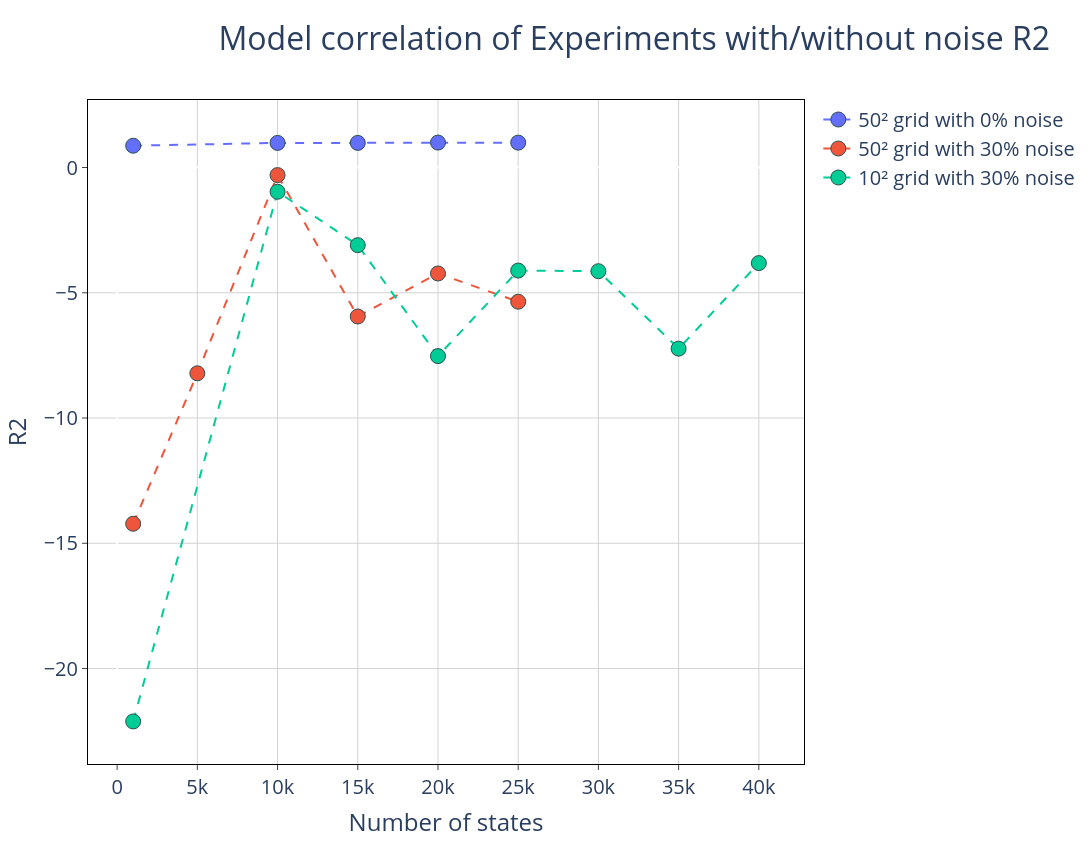

The code cell stored with this chart in its notebook:
### Markdown cell above
## Problems with $R{2}$

### Code cell
# Configuración del subplot
fig = make_subplots(
    rows=1, 
    cols=1, 
     # Actualizado para que coincida con tus datos
)

# Agregar la primera fila (row=1)
fig.add_trace(
    go.Scatter(
        x=df_50_pure['Nstates'], 
        y=df_50_pure['R2'], 
        mode='lines+markers', 
        name='50² grid with 0% noise',
        line=dict(dash='dash')
    ),
    row=1, col=1
)

# Agregar la segunda fila (row=2)
fig.add_trace(
    go.Scatter(
        x=df_50_error['Nstates'], 
        y=df_50_error['R2'], 
        mode='lines+markers', 
        name='50² grid with 30% noise',
        line=dict(dash='dash')
    ),
    row=1, col=1
)

# Agregar la tercera fila (row=3)
fig.add_trace(
    go.Scatter(
        x=df_10_error['Nstates'], 
        y=df_10_error['R2'], 
        mode='lines+markers', 
        name='10² grid with 30% noise',
        line=dict(dash='dash')
    ),
    row=1, col=1
)
"""
fig.add_trace(go.Scatter(
    x = results_df.loc[results_df['Noise'] == 0.0, 'N_states'],
    y = results_df.loc[results_df['Noise'] == 0.0, 'R2'],
    name="20² grid with 0% noise [Latest]",
    mode='lines+markers',
    line=dict(dash='dash')
))

fig.add_trace(go.Scatter(
    x = results_df.loc[results_df['Noise'] == 9.0, 'N_states'],
    y = results_df.loc[results_df['Noise'] == 9.0, 'R2'],
    name="20² grid with 9% error [Reference]",
    mode='lines+markers',
    line=dict(dash='dash')
))
"""

fig.update_traces(marker=dict(size=15, line=dict(width=1, color='DarkSlateGrey')))
fig.update_layout(
    height = 844,
    width = 1500,
    font=dict(size=20),
    paper_bgcolor='white',
    plot_bgcolor='white',
    title={
        'text': "Model correlation of Experiments with/without noise R2",
        'font': {'size': 32},
        'x' :0.2
    },
    #title_text="Root Mean Squared Error"
)
fig.update_xaxes(
    mirror=True,
    ticks='outside',
    showline=True,
    linecolor='black',
    gridcolor='lightgrey',
    title_text='Number of states'

)
fig.update_yaxes(
    mirror=True,
    ticks='outside',
    showline=True,
    zeroline=True,
    linecolor='black',
    gridcolor='lightgrey',
    #type='log',
    title_text='R2'
)
fig.show()

### Figure 1 — Plotly figure (JSON) as saved in the notebook; plotly's stock layout.template omitted (floating-point values rounded to 4 significant figures)
{"data": [{"line": {"dash": "dash"}, "marker": {"line": {"color": "DarkSlateGrey", "width": 1}, "size": 15}, "mode": "lines+markers", "name": "50² grid with 0% noise", "type": "scatter", "x": [1000.0, 10000.0, 15000.0, 20000.0, 25000.0], "xaxis": "x", "y": [0.87, 0.9832, 0.9836, 0.9957, 0.9936], "yaxis": "y"}, {"line": {"dash": "dash"}, "marker": {"line": {"color": "DarkSlateGrey", "width": 1}, "size": 15}, "mode": "lines+markers", "name": "50² grid with 30% noise", "type": "scatter", "x": [1000.0, 5000.0, 10000.0, 15000.0, 20000.0, 25000.0], "xaxis": "x", "y": [-14.22, -8.215, -0.3022, -5.947, -4.23, -5.357], "yaxis": "y"}, {"line": {"dash": "dash"}, "marker": {"line": {"color": "DarkSlateGrey", "width": 1}, "size": 15}, "mode": "lines+markers", "name": "10² grid with 30% noise", "type": "scatter", "x": [1000.0, 10000.0, 15000.0, 20000.0, 25000.0, 30000.0, 35000.0, 40000.0], "xaxis": "x", "y": [-22.11, -0.9672, -3.099, -7.529, -4.114, -4.138, -7.231, -3.815], "yaxis": "y"}], "layout": {"font": {"size": 20}, "height": 844, "paper_bgcolor": "white", "plot_bgcolor": "white", "title": {"font": {"size": 32}, "text": "Model correlation of Experiments with/without noise R2", "x": 0.2}, "width": 1500, "xaxis": {"anchor": "y", "domain": [0, 1], "gridcolor": "lightgrey", "linecolor": "black", "mirror": true, "showline": true, "ticks": "outside", "title": {"text": "Number of states"}}, "yaxis": {"anchor": "x", "domain": [0, 1], "gridcolor": "lightgrey", "linecolor": "black", "mirror": true, "showline": true, "ticks": "outside", "title": {"text": "R2"}, "zeroline": true}}}
